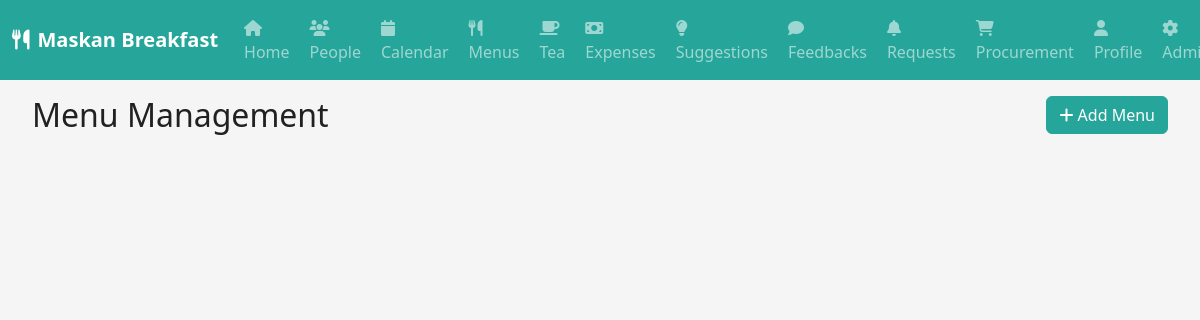
Page /menus (signed in) on the earlier database version.
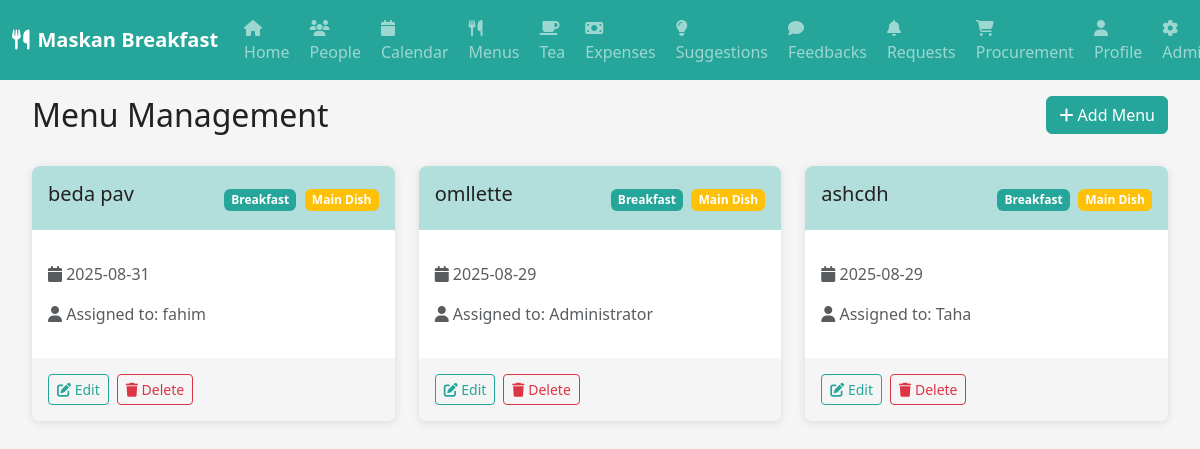
Same page on the later database version.
### models.py (models this page shows)
class Menu(db.Model):
    id = db.Column(db.Integer, primary_key=True)
    title = db.Column(db.String(100), nullable=False)
    description = db.Column(db.Text)
    date = db.Column(db.Date, nullable=False)
    meal_type = db.Column(db.String(20), nullable=False)  # breakfast, lunch, dinner
    dish_type = db.Column(db.String(20), nullable=False, default='main')  # main, side
    assigned_to_id = db.Column(db.Integer, db.ForeignKey('user.id'))
    created_by_id = db.Column(db.Integer, db.ForeignKey('user.id'))
    floor = db.Column(db.Integer, nullable=False)
    created_at = db.Column(db.DateTime, default=datetime.utcnow)
    assigned_to = db.relationship('User', foreign_keys=[assigned_to_id])
    created_by = db.relationship('User', foreign_keys=[created_by_id])

class User(db.Model):
    id = db.Column(db.Integer, primary_key=True)
    username = db.Column(db.String(64), unique=True, nullable=True)
    email = db.Column(db.String(120), unique=True, nullable=False)
    password_hash = db.Column(db.String(256))
    role = db.Column(db.String(20), nullable=False)
    floor = db.Column(db.Integer, nullable=True)
    is_verified = db.Column(db.Boolean, default=False)
    profile_pic = db.Column(db.String(200), nullable=True)
    created_at = db.Column(db.DateTime, default=datetime.utcnow)
    updated_at = db.Column(db.DateTime, default=datetime.utcnow, onupdate=datetime.utcnow)

### routes.py (the view, shortened to what this page needs)
@app.route('/menus', methods=['GET', 'POST'])
def menus():
    if 'user_id' not in session:
        return redirect(url_for('login'))
    user = User.query.get(session['user_id'])
    menus = Menu.query.filter_by(floor=user.floor).order_by(Menu.date.desc()).all()
    floor_users = User.query.filter_by(floor=user.floor).all()
    return render_template('menus.html', user=user, menus=menus, floor_users=floor_users)

### routes.py (called while the page is built)
@app.context_processor
def inject_user():
    if 'user_id' in session:
        user = User.query.get(session['user_id'])
        return dict(current_user=user)
    return dict(current_user=None)

### templates/menus.html (shortened to what this page needs)
{% extends "base.html" %}
{% block content %}
<div class="container-fluid">
    <div class="row mb-4">
        <div class="col-md-6">
            <h2>Menu Management</h2>
        </div>
        <div class="col-md-6 text-end">
            {% if current_user.role in ['admin', 'pantryHead'] %}
            <button class="btn btn-teal" data-bs-toggle="modal" data-bs-target="#addMenuModal">
                <i class="fas fa-plus"></i> Add Menu
            </button>
            {% endif %}
        </div>
    </div>
    <div class="row">
        {% for menu in menus %}
        <div class="col-md-6 col-lg-4 mb-3">
            <div class="menu-card">
                <div class="menu-header">
                    <h5>{{ menu.title }}</h5>
                    <div>
                        <span class="badge bg-teal">{{ menu.meal_type.title() }}</span>
                        <span class="badge bg-warning ms-1">{{ menu.dish_type.title() }} Dish</span>
                    </div>
                </div>
                <div class="menu-body">
                    <p class="text-muted">
                        <i class="fas fa-calendar"></i> {{ menu.date.strftime('%Y-%m-%d') }}
                    </p>
                    {% if menu.assigned_to %}
                    <p class="text-muted">
                        <i class="fas fa-user"></i> Assigned to: {{ menu.assigned_to.username or menu.assigned_to.email }}
                    </p>
                    {% endif %}
                </div>
                {% if current_user.role in ['admin', 'pantryHead'] %}
                <div class="menu-actions">
                    <button class="btn btn-sm btn-outline-teal">
                        <i class="fas fa-edit"></i> Edit
                    </button>
                    <button class="btn btn-sm btn-outline-danger">
                        <i class="fas fa-trash"></i> Delete
                    </button>
                </div>
                {% endif %}
            </div>
        </div>
        {% endfor %}
    </div>
</div>
{% endblock %}

Differences in the rows shown:
added Menu: title "beda pav", meal_type "Breakfast", dish_type "Main", date "2025-08-31", assigned_to "fahim"
added Menu: title "omllette", meal_type "Breakfast", dish_type "Main", date "2025-08-29", assigned_to "Administrator"
added Menu: title "ashcdh", meal_type "Breakfast", dish_type "Main", date "2025-08-29", assigned_to "Taha"
